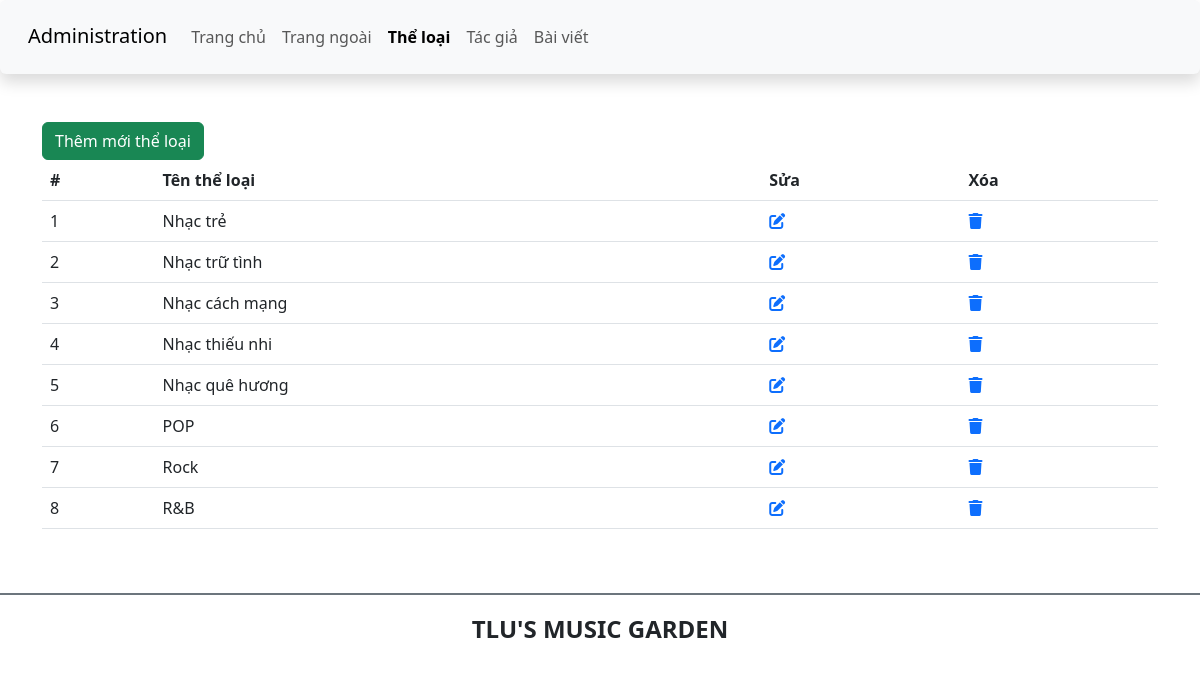
The page /btth01/admin/category.php on the database as committed earlier.
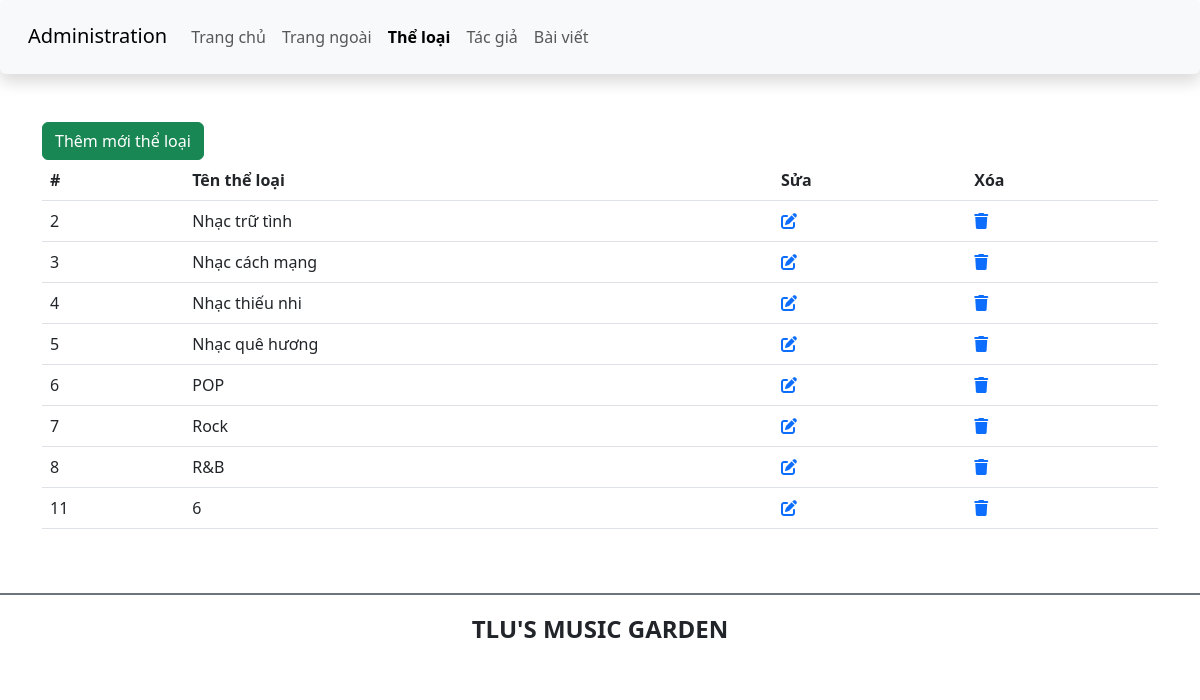
The same page on the database as committed later.
### tables this page shows
CREATE TABLE `theloai` (
  `ma_tloai` int(11) NOT NULL,
  `ten_tloai` varchar(50) NOT NULL
);

### btth01/admin/category_process.php (the view, shortened to what this page needs)
<?php
include '../db.php';
$sql = "SELECT ma_tloai, ten_tloai FROM theloai";
$result = $conn->query($sql);
if ($result->num_rows > 0) {
    while ($row = $result->fetch_assoc()) {
        echo "<tr>
                <td>{$row['ma_tloai']}</td>
                <td>{$row['ten_tloai']}</td>
                <td>
                    <a href='edit_category.php?id={$row['ma_tloai']}'><i class='fa-solid fa-pen-to-square'></i></a>
                </td>
                <td>
                    <a href='delete_category.php?id={$row['ma_tloai']}'><i class='fa-solid fa-trash'></i></a>
                </td>
              </tr>";
    }
} else {
    echo "<tr><td colspan='4'>Không có thể loại nào.</td></tr>";
}
?>

Rows that differ between the two databases and show on the page:
removed theloai: ma_tloai "1", ten_tloai "Nhạc trẻ"
added theloai: ma_tloai "11", ten_tloai "6"
